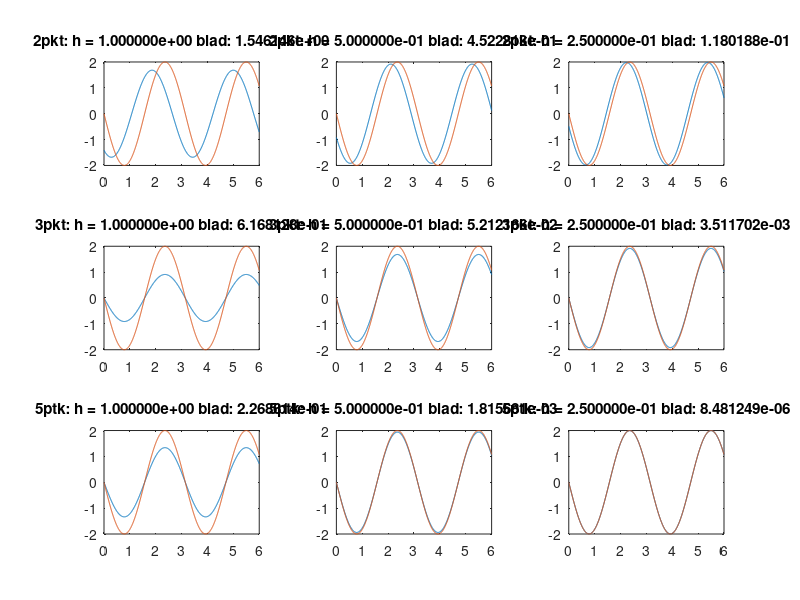
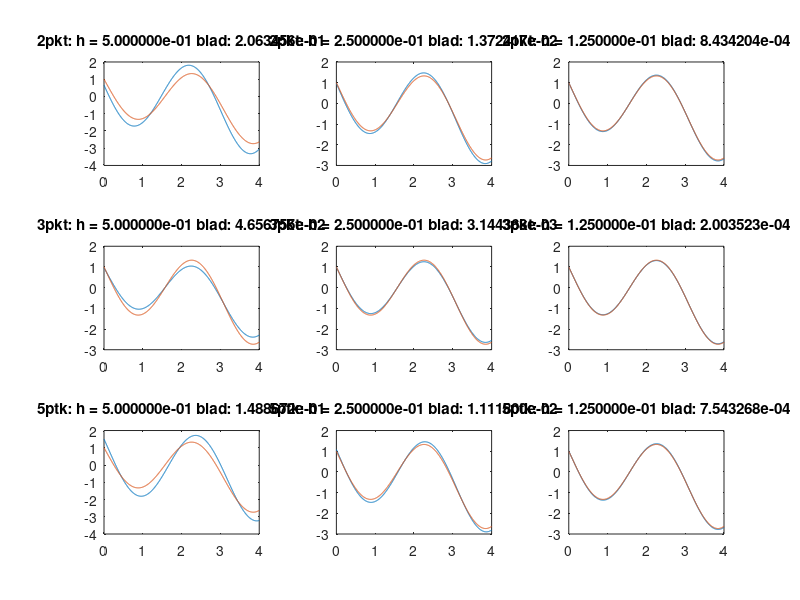
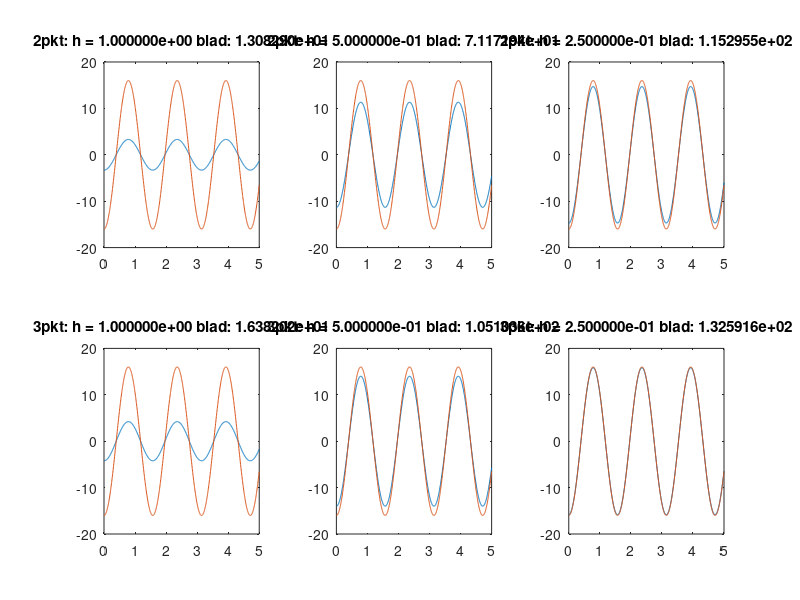

These charts were generated, in order, by the following MATLAB code:
clc
close all
clearvars

%============================================================

x = linspace(0, 6, 1000);

fp = @(x) -sin(2*x) * 2;
f = @(x) cos(2*x);

fcs = {
    @(x, h) ((f(x + h) - f(x)) / h),...
    @(x, h) ((f(x + h) - f(x - h)) / (2 * h)),...
    @(x, h) ((-f(x + 2 * h) + 8 * f(x + h) - 8 * f(x - h) + f(x - 2 * h)) / (12 * h))
    };
d = fp(x);
h = [1 0.5 0.25];

m = {'2pkt', '3pkt', '5ptk'};
cnt = 0;
figure
for i = 1:length(fcs)
    for j = 1:length(h)
        p = fcs{i}(x, h(j));
        mse = 1 / length(d) * sum((d - p) .^ 2);
        subplot(3, 3, cnt + j)
        plot(x, p, x, fp(x))
        title(sprintf('%s: h = %e blad: %e',m{i},h(j),mse))
    end
    cnt = cnt + 3;
end

%============================================================

x = linspace(0, 4, 1000);

fp = @(x) cos(x) - 2 * sin(2*x);
f = @(x) sin(x) + cos(2*x);

fcs = {
    @(x, h) (-3 * f(x) + 4 * f(x + h) - f(x + 2 * h)) / (2 * h),...
    @(x, h) (f(x + h) - f(x - h)) / (2 * h),...
    @(x, h) (f(x - 2 * h) - 4 * f(x - h) + 3 * f(x)) / (2 * h)
    };

d = fp(x);
h = [0.5 0.25 0.125];

m = {'2pkt', '3pkt', '5ptk'};
cnt = 0;
figure
for i = 1:length(fcs)
    for j = 1:length(h)
        p = fcs{i}(x, h(j));
        mse = 1 / length(d) * sum((d - p) .^ 2);
        subplot(3, 3, cnt + j)
        plot(x, p, x, fp(x))
        title(sprintf('%s: h = %e blad: %e',m{i},h(j),mse))
    end
    cnt = cnt + 3;
end

%============================================================

x = linspace(0, 5, 1000);

fpp = @(x) -cos(4 * x) * 16;
fp = @(x) -sin(4*x) * 4 - (1/2);
f = @(x) cos(4*x) - ((1/2)*x);

fcs = {
    @(x, h) (f(x + h) - 2 * f(x) + f(x - h)) / (h^2),...
    @(x, h) (-f(x + 2*h) + 16 * f(x + h) - 30 * f(x) + 16 * f(x - h) - f(x - 2*h)) / (12 * (h^2))
    };

d = fp(x);
h = [1 0.5 0.25];

m = {'2pkt', '3pkt', '5ptk'};
cnt = 0;
figure
for i = 1:length(fcs)
    for j = 1:length(h)
        p = fcs{i}(x, h(j));
        mse = 1 / length(d) * sum((d - p) .^ 2);
        subplot(2, 3, cnt + j)
        plot(x, p, x, fpp(x))
        title(sprintf('%s: h = %e blad: %e',m{i},h(j),mse))
    end
    cnt = cnt + 3;
end

%============================================================